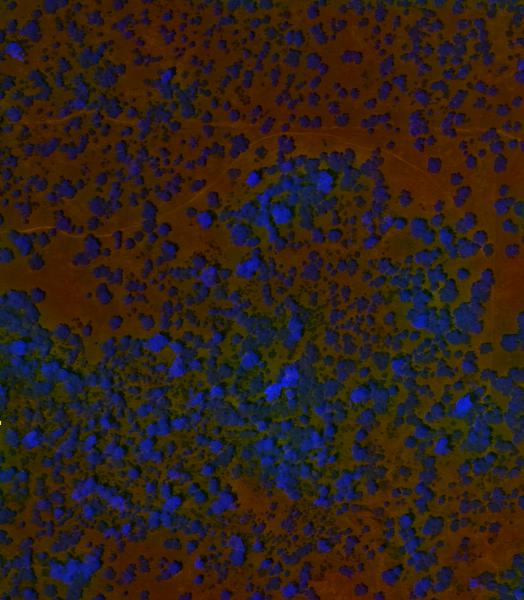
#> input picture python/composite_1.jpg, 524 x 600 px
$ python createImgs.py   (older library calls are emulated)
#> lines starting #> are read from the running program, lines starting #| are printed output that depends on the picture
from PIL import Image
import numpy as np
import scipy.misc

img = np.array(Image.open('composite_1.jpg'))
#> img is the input picture: shape (600, 524, 3); mean R, G, B 47.1, 31.8, 24.4
shape = img.shape
#> shape = (600, 524, 3)
path = '/home/zach/Documents/earth_lab/Deep-learning-class/processed-data/'
list_file = open(path + 'train.txt', 'w')
for i in range(int(shape[0]/40)):
	for j in range(int(shape[1]/40)):
		arr = img[i*40:i*40+40, j*40:j*40+40]
		name = '../processed-data/JPEGImages/train_%s_%s.jpg'%(str(i), str(j))
		scipy.misc.imsave(name, arr)
		list_file.write('%s/JPEGImages/train_%s_%s.jpg\n'%(path,str(i), str(j)))
#> this loop made 15 passes
#> pass 1, `scipy.misc.imsave(name, arr)`:
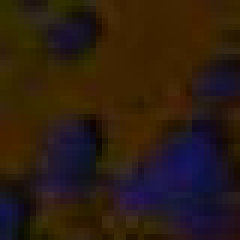
#> saved as train_0_0.jpg: PIL image 40x40 RGB (shown 6 times larger); mean R, G, B 44.7, 29.3, 18.1
#> pass 1, `scipy.misc.imsave(name, arr)`:
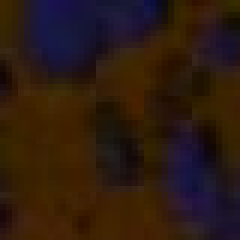
#> saved as train_0_1.jpg: PIL image 40x40 RGB (shown 6 times larger); mean R, G, B 45.8, 27.3, 17
#> pass 1, `scipy.misc.imsave(name, arr)`:
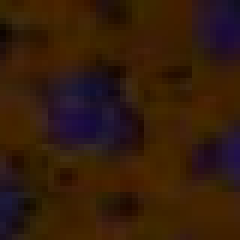
#> saved as train_0_2.jpg: PIL image 40x40 RGB (shown 6 times larger); mean R, G, B 52.8, 28.6, 11.7
#> pass 1, `scipy.misc.imsave(name, arr)`:
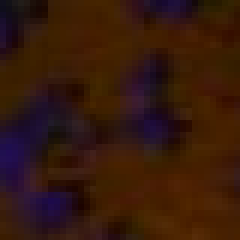
#> saved as train_0_3.jpg: PIL image 40x40 RGB (shown 6 times larger); mean R, G, B 54.7, 25.8, 12.6
